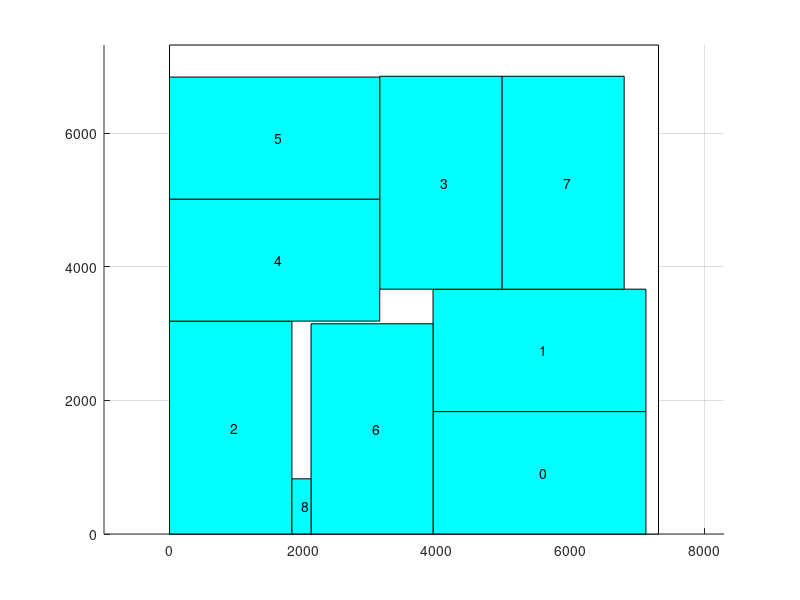

Write the MATLAB code that produced this figure.
axis equal;
hold on;
grid on;
cap_x=[ 0 0 7318 7318 0 ];
cap_y=[ 0 7318 7318 0 0 ];
fill(cap_x,cap_y,'w');
block_x=[ 3944 7130 7130 3944 3944 ];
block_y=[ 0 0 1832 1832 0 ];
fill(block_x,block_y,'c');
text(5537,916,'0');
block_x=[ 3944 7130 7130 3944 3944 ];
block_y=[ 1832 1832 3664 3664 1832 ];
fill(block_x,block_y,'c');
text(5537,2748,'1');
block_x=[ 0 1832 1832 0 0 ];
block_y=[ 0 0 3186 3186 0 ];
fill(block_x,block_y,'c');
text(916,1593,'2');
block_x=[ 3146 4978 4978 3146 3146 ];
block_y=[ 3664 3664 6850 6850 3664 ];
fill(block_x,block_y,'c');
text(4062,5257,'3');
block_x=[ 0 3146 3146 0 0 ];
block_y=[ 3186 3186 5012 5012 3186 ];
fill(block_x,block_y,'c');
text(1573,4099,'4');
block_x=[ 0 3146 3146 0 0 ];
block_y=[ 5012 5012 6838 6838 5012 ];
fill(block_x,block_y,'c');
text(1573,5925,'5');
block_x=[ 2118 3944 3944 2118 2118 ];
block_y=[ 0 0 3146 3146 0 ];
fill(block_x,block_y,'c');
text(3031,1573,'6');
block_x=[ 4978 6804 6804 4978 4978 ];
block_y=[ 3664 3664 6850 6850 3664 ];
fill(block_x,block_y,'c');
text(5891,5257,'7');
block_x=[ 1832 2118 2118 1832 1832 ];
block_y=[ 0 0 826 826 0 ];
fill(block_x,block_y,'c');
text(1975,413,'8');
